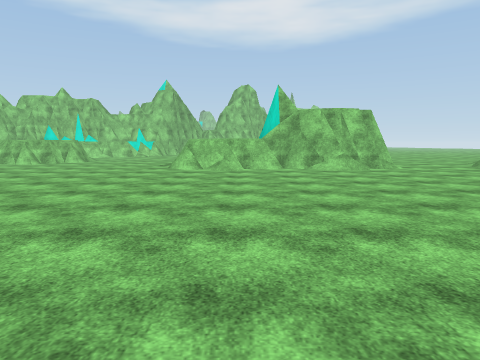
View 1 (above)

16 first-person views from a walk through a Unity game level. The camera is 1.5 m above the floor, tilts 6° down and sees 70° across. The floor is counted in squares, 2.4 m on a side. Each view is taken from the middle of a square. On the plan, view 1 faces up. The plan holds only what a view shows up to about 10 squares ahead; the rest is blank. The place goes on beyond the plan. The player character is not drawn. Some animated figures are not drawn. Some surface patterns are stand-ins.

View 2
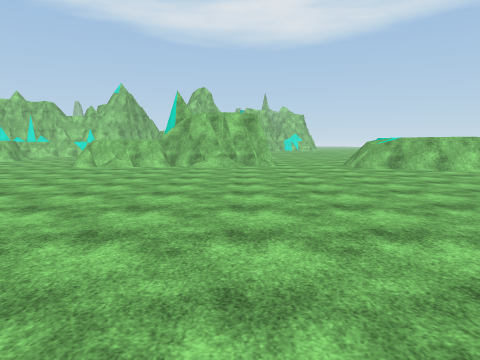

View 3
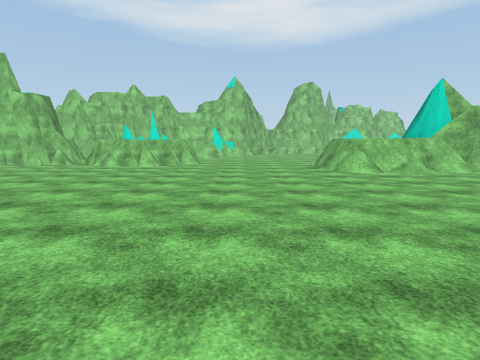

View 4
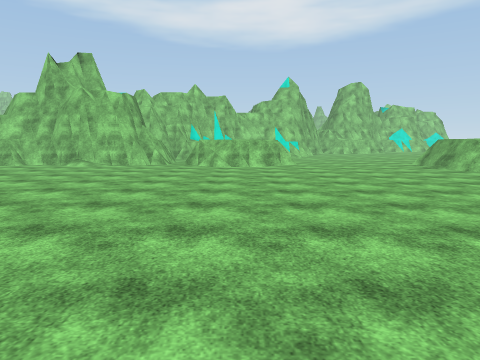

View 5
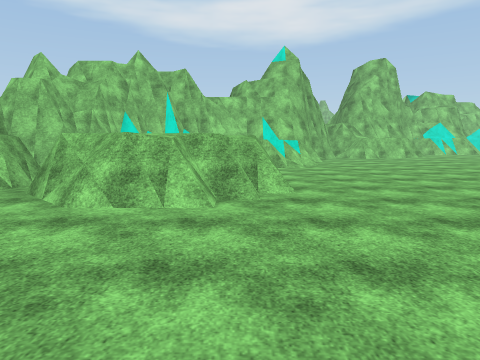

View 6
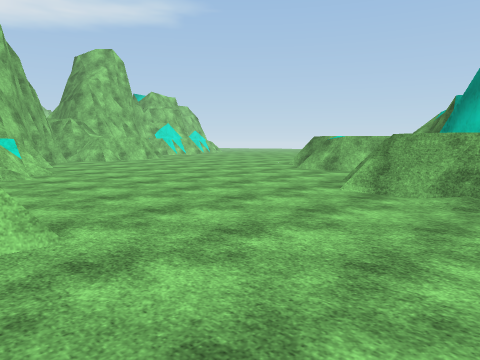

View 7
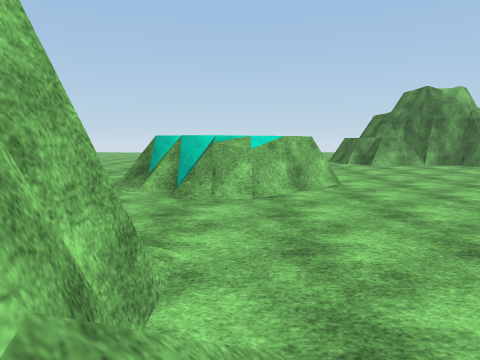

View 8
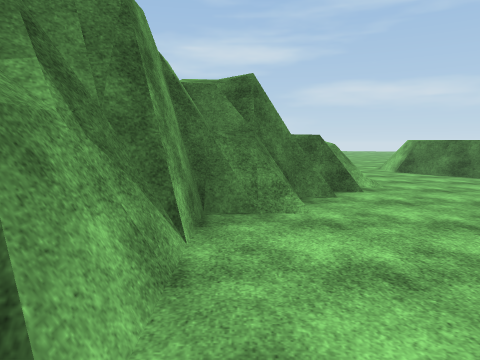

View 9
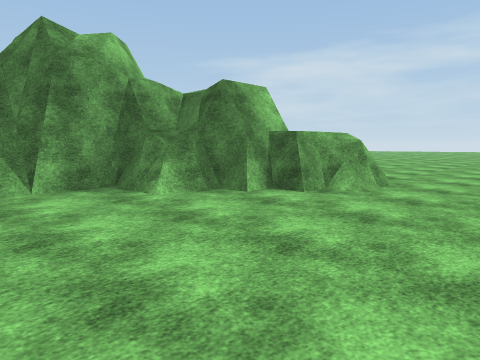

View 10
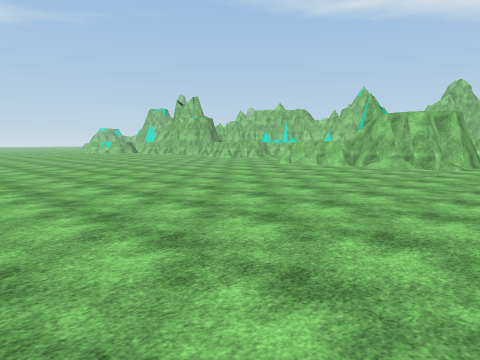

View 11
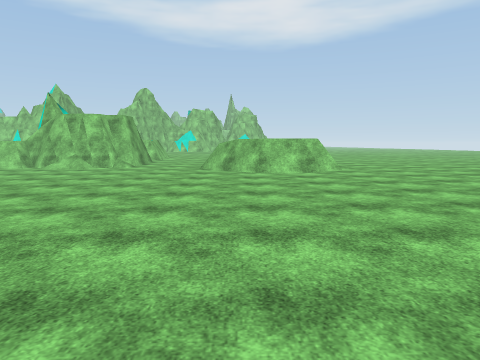

View 12
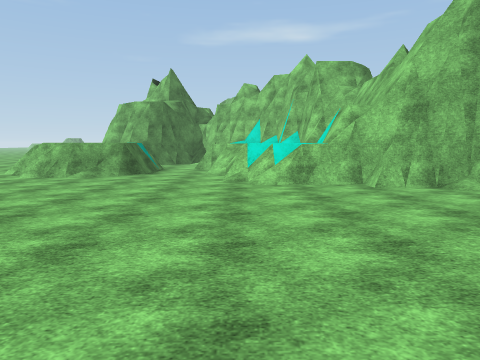

View 13
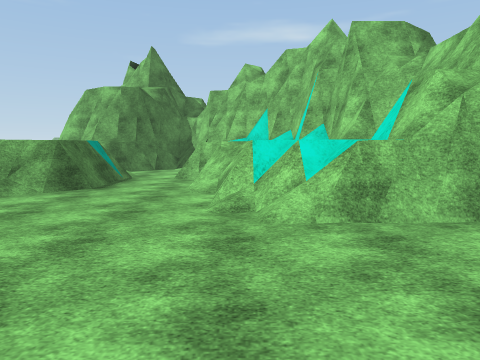

View 14
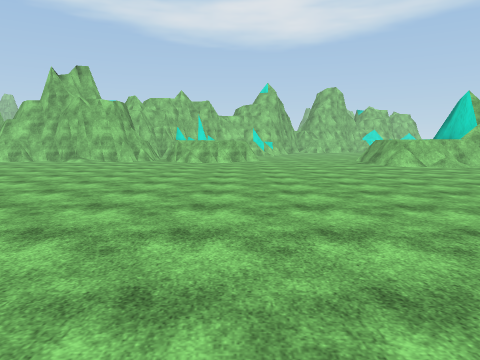

View 15
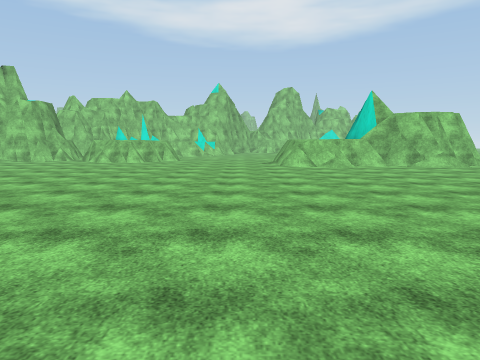

View 16
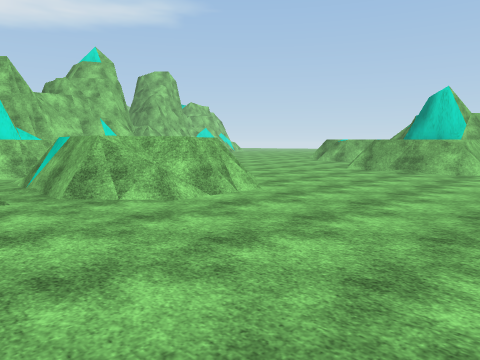

### Floor plan
Key: @ floor where view 1 was taken; # wall or solid block; . main floor; : floor 0.25 m higher than the main floor; / step, stairs or slope; = window, fence, low wall or low ledge; ^ raised ledge.
Columns run from 11 left of view 1 to 13 right of it. Each row starts with its distance up from view 1.
 20        ##
 19        #::
 18     ####::::
 17    ###==:::::
 16   ###==/.:::::
 15 ####......::::
 14 #.........::##
 13 ##.###.....:##
 12  #.###......##
 11 ##.###.../#^#       ::
 10 ........./# #  #:://:
  9 ........./######./#  ::::
  8 ..........././/../#  ::::
  7 ..................###::::
  6 ....................::::
  5  ...................:::#
  4  ...................:::#
  3   .................::::#
  2    ................:::##
  1    ................::###
  0     .......@.......::=##
 -1      .  .     .....:==#
 -2                  #:::==
 -3                  ##:::
 -4                   #:::
 -5                     :::
 -6                     :::
 -7                     ::

Where each view was taken, in squares from view 1:
view 1: 0 up, 0 right, facing up
view 2: 1 down, 3 right, facing up
view 3: 1 up, 4 left, facing up
view 4: 1 up, 7 left, facing up
view 5: 7 up, 6 left, facing up
view 6: 9 up, 6 left, facing up-right
view 7: 8 up, 2 right, facing right
view 8: 5 up, 11 right, facing down
view 9: 4 up, 7 right, facing down-right
view 10: 1 down, 6 right, facing up-left
view 11: 1 down, 7 right, facing up
view 12: 16 up, 2 right, facing left
view 13: 16 up, 1 left, facing left
view 14: 1 down, 6 left, facing up
view 15: 1 down, 3 left, facing up
view 16: 7 up, 10 left, facing up-right
